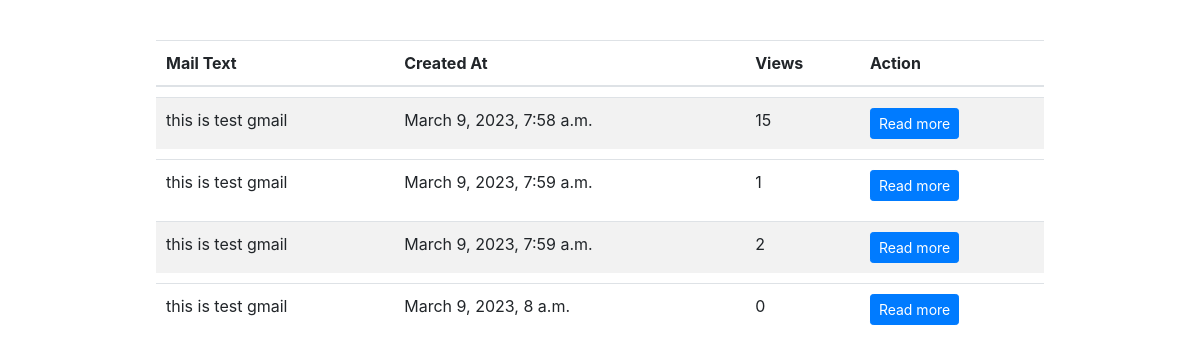
The page / on the database its author committed.
### internship/models.py (models this page shows, shortened)
class Mails(models.Model):
    text = models.CharField(max_length=255)
    created_at = models.DateTimeField(auto_now_add=True)
    views = models.PositiveIntegerField(default=0)
    ReadAt = models.DateTimeField(null=True, blank=True)

### internship/views.py (the view)
# urls.py: path('', views.mail_list_view, name='mail_list'),
def mail_list_view(request):
    mails = Mails.objects.all()
    return render(request, 'mail_list.html', {'mails': mails})

### templates/mail_list.html (shortened to what this page needs)
{% extends 'base.html' %}
{% block content %}
<div class="container">
  <table class="table table-striped">
    <thead>
      <tr>
        <th>Mail Text</th>
        <th>Created At</th>
        <th>Views</th>
        <th>Action</th>
      </tr>
    </thead>
    <tbody>
      {% for mail in mails %}
      <tr>
        <td>{{ mail.text }}</td>
        <td>{{ mail.created_at }}</td>
        <td>{{ mail.views }}</td>
        <td>
          <a href="{% url 'mail_detail' mail.pk %}" class="btn btn-primary btn-sm">Read more</a>
        </td>
      </tr>
      {% endfor %}
    </tbody>
  </table>
</div>
{% endblock %}

### templates/base.html (shortened to what this page needs)
<!DOCTYPE html>
<html lang="en">
<head>
  <link rel="stylesheet" href="https://cdnjs.cloudflare.com/ajax/libs/twitter-bootstrap/4.6.0/css/bootstrap.min.css" />
</head>
<body>
  {% block content %}{% endblock %}
</body>
</html>

### templates/mail_list.html (style rules this page uses)
.container { margin-top: 30px; display: flex; justify-content: center; }
.table { width: 80%; border-collapse: separate; border-spacing: 0 10px; }
.table td { padding: 10px; }
.table th { font-weight: bold; padding: 10px; }
.btn-primary { background-color: #007bff; border-color: #007bff; }

### rows shown on the page
Mails: text "this is test gmail", created_at "March 9, 2023, 7:58 a.m.", views "15"
Mails: text "this is test gmail", created_at "March 9, 2023, 7:59 a.m.", views "1"
Mails: text "this is test gmail", created_at "March 9, 2023, 7:59 a.m.", views "2"
Mails: text "this is test gmail", created_at "March 9, 2023, 8 a.m.", views "0"
